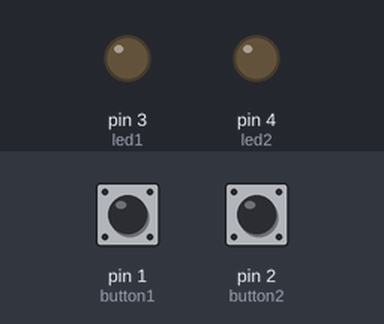
The program below on a simulated MicroPython board. Shown: output pins drawn as LEDs (lit = HIGH). The inputs (shaded band) are chosen by the test bench; at power-on: pin 1 (button1) LOW, pin 2 (button2) LOW.

Above: at 1.2 s.
1.3 s: pin 1 (button1) pulled HIGH for 0.15 s
At 2.0 s:
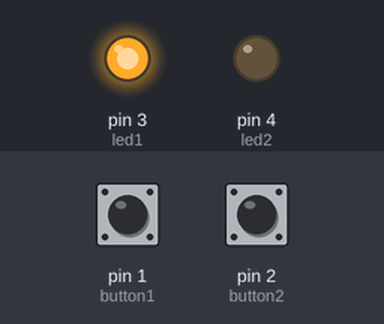
2.9 s: pin 2 (button2) pulled HIGH for 0.15 s
At 3.3 s:
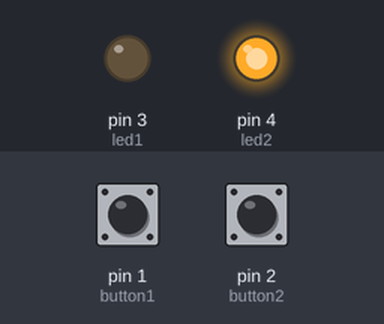
4.5 s: pin 1 (button1) pulled HIGH for 1 s
At 5.7 s:
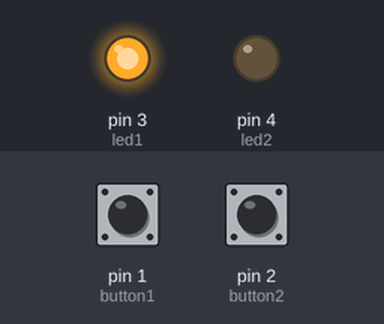
7.0 s: pin 2 (button2) pulled HIGH for 1 s
At 7.7 s:
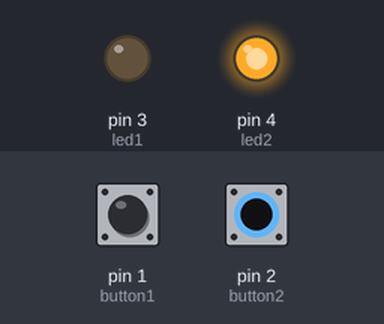
Timing chart, 0 to 10.0 s (numbered marks = the images above; inputs shaded):
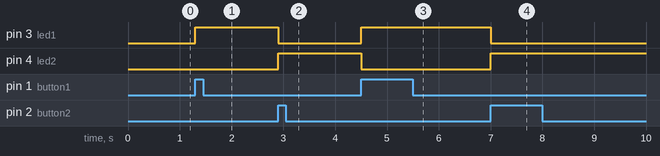

The program:

Two_Button.py
```python
from machine import Pin
import time

button1 =Pin(1, Pin.IN, Pin.PULL_DOWN)
button2 =Pin(2, Pin.IN, Pin.PULL_DOWN)
led1 = Pin(3,Pin.OUT)
led2 =Pin(4,Pin.OUT)

while True:
    if button1.value()==1:
        led1.value(1)
        led2.value(0)
    if button2.value()==1:
        led1.value(0)
        led2.value(1)

    time.sleep(0.1)

    
```

Measured:
- after the input at 1.3 s, pin 3 (led1): LOW → HIGH at once
- after the input at 2.9 s, pin 3 (led1): HIGH → LOW at once; pin 4 (led2): LOW → HIGH at once
- after the input at 4.5 s, pin 3 (led1): LOW → HIGH at once; pin 4 (led2): HIGH → LOW at once
- after the input at 7.0 s, pin 3 (led1): HIGH → LOW at once; pin 4 (led2): LOW → HIGH at once
